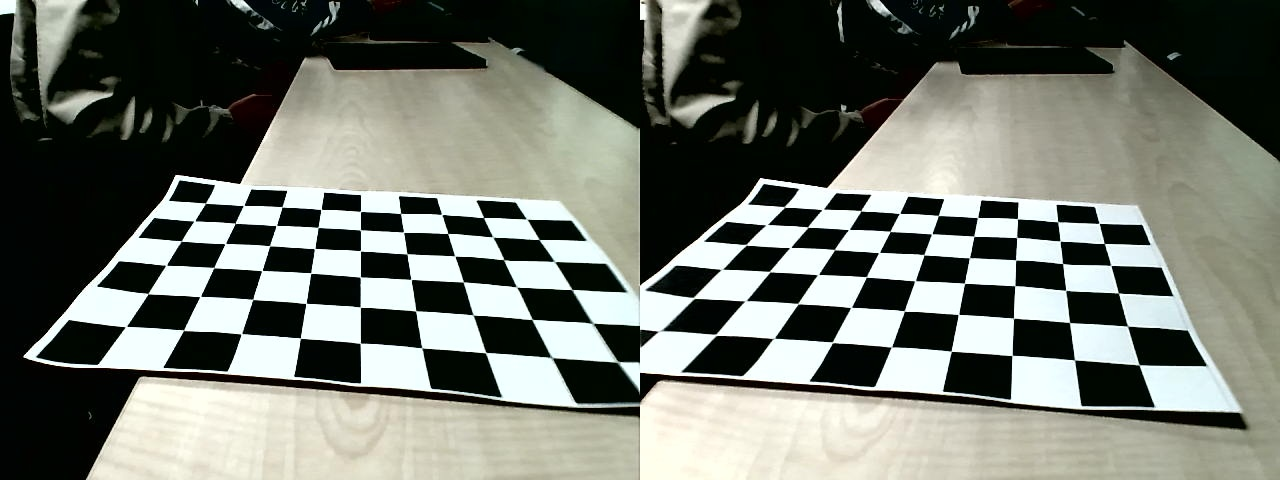
#> input picture 1/mf287_calibration_images/pair_0000_full.jpg, 1280 x 480 px, given in place of the camera
$ python mf287_depth_camera.py   (older library calls are emulated)
#> lines starting #> are read from the running program, lines starting #| are printed output that depends on the picture; after the words box and inside, x2 and y2 are one past the last pixel; in counts of white or black regions, pixels touching at a corner belong together
#!/usr/bin/env python3
"""Generate depth images from the MF287/TB2 UVC stereo camera.

The MF287/TB2 exposes a standard side-by-side video stream instead of a native
depth stream. This program turns that stream into three depth artifacts:

  depth_raw.npy  float32 depth in meters for programs
  depth_mm.png   uint16 depth in millimeters for OpenCV/ROS style workflows
  depth_vis.png  colored visualization for humans
"""

from __future__ import annotations

import argparse
import subprocess
import time
from dataclasses import dataclass
from pathlib import Path

import cv2
import numpy as np


@dataclass
class Calibration:
    image_size: tuple[int, int]
    map_l1: np.ndarray
    map_l2: np.ndarray
    map_r1: np.ndarray
    map_r2: np.ndarray
    q: np.ndarray
    focal_px: float
    baseline_m: float


def parse_args() -> argparse.Namespace:
    parser = argparse.ArgumentParser(description="MF287 depth image generator.")
    parser.add_argument("--device", type=int, default=4, help="Video index, e.g. 4 for /dev/video4.")
    parser.add_argument("--width", type=int, default=2560, help="Full side-by-side capture width.")
    parser.add_argument("--height", type=int, default=720, help="Full side-by-side capture height.")
    parser.add_argument("--fps", type=int, default=30, help="Requested FPS.")
    parser.add_argument("--swap", action="store_true", help="Swap left/right images before matching.")
    parser.add_argument(
        "--no-balance",
        action="store_true",
        help="Do not normalize right-image brightness to the left image before stereo matching.",
    )
    parser.add_argument("--manual-controls", action="store_true", help="Do not reset UVC exposure/white-balance controls.")
    parser.add_argument("--exposure", type=int, default=-1, help="Manual exposure value. -1 keeps auto exposure.")
    parser.add_argument("--gain", type=int, default=0, help="Manual gain value used with --exposure.")
    parser.add_argument("--calib", default="", help="Calibration file from calibrate_mf287.py.")
    parser.add_argument("--output-dir", default="mf287_depth_output", help="Directory for saved depth files.")
    parser.add_argument("--prefix", default="depth", help="File prefix, default writes depth_raw.npy/depth_mm.png/depth_vis.png.")
    parser.add_argument("--save-every", type=int, default=0, help="Auto-save every N frames. 0 saves only on key press.")
    parser.add_argument(
        "--stream-files",
        action="store_true",
        help="Continuously overwrite depth_raw.npy/depth_mm.png/depth_vis.png with the latest frame.",
    )
    parser.add_argument(
        "--stream-every",
        type=int,
        default=1,
        help="When --stream-files is set, write every N frames.",
    )
    parser.add_argument("--max-frames", type=int, default=0, help="Stop after N frames. 0 runs until q/ESC/Ctrl-C.")
    parser.add_argument("--no-preview", action="store_true", help="Run without display windows.")
    parser.add_argument("--max-depth", type=float, default=5.0, help="Maximum valid depth in meters.")
    parser.add_argument("--min-depth", type=float, default=0.35, help="Minimum valid depth in meters.")
    parser.add_argument("--num-disparities", type=int, default=96, help="SGBM disparity range, multiple of 16.")
    parser.add_argument("--block-size", type=int, default=5, help="SGBM block size, odd number >= 3.")
    parser.add_argument("--uniqueness", type=int, default=10, help="SGBM uniqueness ratio.")
    parser.add_argument("--speckle-window", type=int, default=120, help="SGBM speckle window size.")
    parser.add_argument("--speckle-range", type=int, default=2, help="SGBM speckle range.")
    parser.add_argument(
        "--relative-scale",
        type=float,
        default=30.0,
        help="Pseudo focal*baseline value for uncalibrated relative depth preview.",
    )
    return parser.parse_args()


def open_camera(args: argparse.Namespace) -> cv2.VideoCapture:
    configure_uvc_controls(args)
    cap = cv2.VideoCapture(args.device, cv2.CAP_V4L2)
    if not cap.isOpened():
        raise RuntimeError(f"Cannot open /dev/video{args.device}.")
    cap.set(cv2.CAP_PROP_FOURCC, cv2.VideoWriter_fourcc(*"MJPG"))
    cap.set(cv2.CAP_PROP_FRAME_WIDTH, args.width)
    cap.set(cv2.CAP_PROP_FRAME_HEIGHT, args.height)
    cap.set(cv2.CAP_PROP_FPS, args.fps)
    cap.set(cv2.CAP_PROP_BUFFERSIZE, 1)
    if not args.manual_controls:
        cap.set(cv2.CAP_PROP_AUTO_EXPOSURE, 0.75)
        cap.set(cv2.CAP_PROP_AUTO_WB, 1)
    return cap


def configure_uvc_controls(args: argparse.Namespace) -> None:
    if args.manual_controls:
        return

    device = f"/dev/video{args.device}"
    if args.exposure >= 0:
        controls = {
            "auto_exposure": 1,
            "exposure_time_absolute": args.exposure,
            "gain": args.gain,
            "white_balance_automatic": 1,
            "backlight_compensation": 0,
        }
    else:
        controls = {
            "auto_exposure": 3,
            "white_balance_automatic": 1,
            "backlight_compensation": 0,
        }

    cmd = ["v4l2-ctl", "-d", device, "--set-ctrl=" + ",".join(f"{k}={v}" for k, v in controls.items())]
    try:
        subprocess.run(cmd, check=False, stdout=subprocess.DEVNULL, stderr=subprocess.DEVNULL)
    except FileNotFoundError:
        pass


def split_side_by_side(frame: np.ndarray, swap: bool = False) -> tuple[np.ndarray, np.ndarray]:
    mid = frame.shape[1] // 2
    left = frame[:, :mid]
    right = frame[:, mid:]
    if swap:
        return right, left
    return left, right


# [29 lines left out: functions load_calibration, rectify_pair, not called in this run]


def balance_pair_brightness(left: np.ndarray, right: np.ndarray) -> tuple[np.ndarray, np.ndarray]:
    left_gray = cv2.cvtColor(left, cv2.COLOR_BGR2GRAY)
    right_gray = cv2.cvtColor(right, cv2.COLOR_BGR2GRAY)
    left_mean = float(left_gray.mean())
    right_mean = float(right_gray.mean())
    if right_mean < 1.0:
        return left, right
    scale = np.clip(left_mean / right_mean, 0.5, 2.5)
    balanced_right = cv2.convertScaleAbs(right, alpha=scale, beta=0)
    return left, balanced_right


def create_matcher(args: argparse.Namespace) -> cv2.StereoSGBM:
    block_size = max(3, args.block_size | 1)
    num_disparities = max(16, (args.num_disparities // 16) * 16)
    return cv2.StereoSGBM_create(
        minDisparity=0,
        numDisparities=num_disparities,
        blockSize=block_size,
        P1=8 * 3 * block_size * block_size,
        P2=32 * 3 * block_size * block_size,
        disp12MaxDiff=1,
        uniquenessRatio=args.uniqueness,
        speckleWindowSize=args.speckle_window,
        speckleRange=args.speckle_range,
        preFilterCap=31,
        mode=cv2.STEREO_SGBM_MODE_SGBM_3WAY,
    )


def compute_disparity(left: np.ndarray, right: np.ndarray, matcher: cv2.StereoMatcher) -> np.ndarray:
    gray_left = cv2.cvtColor(left, cv2.COLOR_BGR2GRAY)
    gray_right = cv2.cvtColor(right, cv2.COLOR_BGR2GRAY)
    disparity = matcher.compute(gray_left, gray_right).astype(np.float32) / 16.0
    disparity[disparity <= 0.0] = np.nan
    return disparity


def disparity_to_depth(
    disparity: np.ndarray,
    calib: Calibration | None,
    relative_scale: float,
    min_depth: float,
    max_depth: float,
) -> np.ndarray:
    if calib is not None:
        scale = calib.focal_px * calib.baseline_m
    else:
        scale = relative_scale

    depth = scale / disparity
    invalid = ~np.isfinite(depth) | (depth < min_depth) | (depth > max_depth)
    depth = depth.astype(np.float32)
    depth[invalid] = 0.0
    return depth


def make_depth_mm(depth_m: np.ndarray) -> np.ndarray:
    depth_mm = np.clip(depth_m * 1000.0, 0.0, 65535.0)
    return depth_mm.astype(np.uint16)


def make_depth_vis(depth_m: np.ndarray, min_depth: float, max_depth: float) -> np.ndarray:
    valid = depth_m > 0.0
    normalized = np.zeros(depth_m.shape, dtype=np.uint8)
    if np.any(valid):
        clipped = np.clip(depth_m, min_depth, max_depth)
        normalized = ((max_depth - clipped) * 255.0 / max(max_depth - min_depth, 1e-6)).astype(np.uint8)
        normalized[~valid] = 0
    vis = cv2.applyColorMap(normalized, cv2.COLORMAP_TURBO)
    vis[~valid] = (0, 0, 0)
    return vis


def make_disparity_vis(disparity: np.ndarray) -> np.ndarray:
    valid = np.isfinite(disparity) & (disparity > 0.0)
    normalized = np.zeros(disparity.shape, dtype=np.uint8)
    if np.any(valid):
        lo = float(np.percentile(disparity[valid], 3))
        hi = float(np.percentile(disparity[valid], 97))
        if hi <= lo:
            hi = lo + 1.0
        normalized = np.clip((disparity - lo) * 255.0 / (hi - lo), 0, 255).astype(np.uint8)
        normalized[~valid] = 0
    vis = cv2.applyColorMap(normalized, cv2.COLORMAP_TURBO)
    vis[~valid] = (0, 0, 0)
    return vis


def draw_hud(image: np.ndarray, text: str, detail: str, stats: str) -> None:
    cv2.rectangle(image, (8, 8), (1050, 102), (0, 0, 0), -1)
    cv2.putText(image, text, (20, 38), cv2.FONT_HERSHEY_SIMPLEX, 0.7, (255, 255, 255), 2, cv2.LINE_AA)
    cv2.putText(
        image,
        detail,
        (20, 64),
        cv2.FONT_HERSHEY_SIMPLEX,
        0.52,
        (230, 230, 230),
        1,
        cv2.LINE_AA,
    )
    cv2.putText(
        image,
        stats,
        (20, 90),
        cv2.FONT_HERSHEY_SIMPLEX,
        0.52,
        (230, 230, 230),
        1,
        cv2.LINE_AA,
    )


def image_stats(left: np.ndarray, right: np.ndarray, depth_mm: np.ndarray) -> tuple[float, float, float]:
    gray_left = cv2.cvtColor(left, cv2.COLOR_BGR2GRAY)
    gray_right = cv2.cvtColor(right, cv2.COLOR_BGR2GRAY)
    valid_ratio = 100.0 * float(np.count_nonzero(depth_mm)) / float(depth_mm.size)
    return float(gray_left.mean()), float(gray_right.mean()), valid_ratio


# [42 lines left out: functions save_depth_outputs, write_latest_outputs, not called in this run]


def main() -> int:
    args = parse_args()
    output_dir = Path(args.output_dir)
    cap = open_camera(args)
    matcher = create_matcher(args)
    calib: Calibration | None = None
    loaded_calib = False
    frame_index = 0
    save_index = 0
    last_time = time.monotonic()
    last_report_time = time.monotonic()
    fps = 0.0
    stream_every = max(1, args.stream_every)

    try:
        while True:
            ok, frame = cap.read()
#> frame is the input picture: shape (480, 1280, 3); mean B, G, R 107.5, 116, 111.9
            if not ok or frame is None:
                print("No frame received.")
                time.sleep(0.1)
                continue

            left, right = split_side_by_side(frame, args.swap)
#> in split_side_by_side, `right = frame[:, mid:]`:
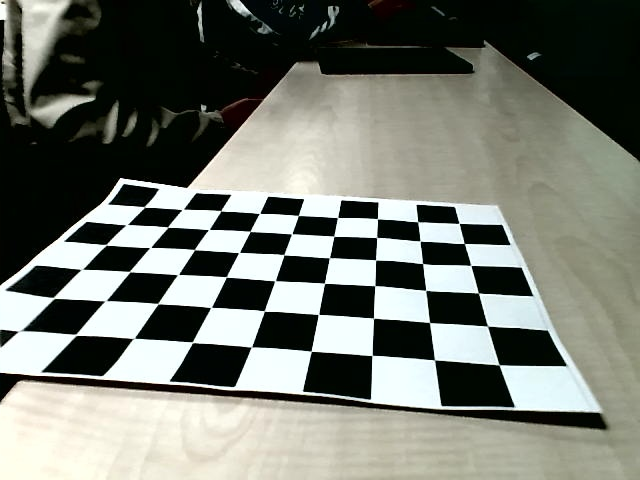
#> right: shape (480, 640, 3); mean B, G, R 111.9, 120.4, 116.6
            per_eye_size = (left.shape[1], left.shape[0])
            if args.calib and not loaded_calib:
                calib = load_calibration(args.calib, per_eye_size)
                loaded_calib = True
                print(f"Loaded calibration: {args.calib}")
                print(f"Metric depth enabled. Baseline: {calib.baseline_m * 1000.0:.3f} mm")
            if calib is not None:
                left, right = rectify_pair(left, right, calib)
            if not args.no_balance:
                left, right = balance_pair_brightness(left, right)
#> in balance_pair_brightness, `left_mean = float(left_gray.mean())`: left_mean = 109.3
#> in balance_pair_brightness, `right_mean = float(right_gray.mean())`: right_mean = 118.3
#> in balance_pair_brightness, `scale = np.clip(left_mean / right_mean, 0.5, 2.5)`: scale = 0.923

            disparity = compute_disparity(left, right, matcher)
            depth_m = disparity_to_depth(disparity, calib, args.relative_scale, args.min_depth, args.max_depth)
#> in disparity_to_depth, `invalid = ~np.isfinite(depth) | (depth < min_depth) | (depth > max_dep..`:
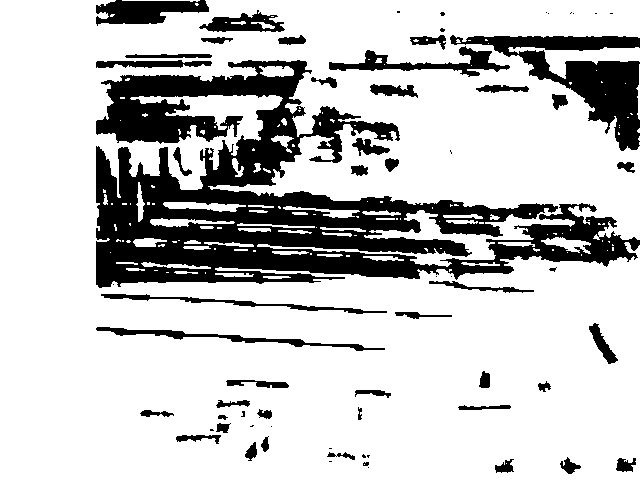
#> invalid: shape (480, 640) bool; 77.8% white; 66 black regions (22 under 20 px), largest, box (x1, y1, x2, y2) and area: (96, 60, 640, 288) 47470, (450, 35, 640, 151) 7178, (96, 0, 209, 26) 1886
            depth_mm = make_depth_mm(depth_m)
            depth_vis = make_depth_vis(depth_m, args.min_depth, args.max_depth)
            disparity_vis = make_disparity_vis(disparity)
#> in make_disparity_vis, `valid = np.isfinite(disparity) & (disparity > 0.0)`:
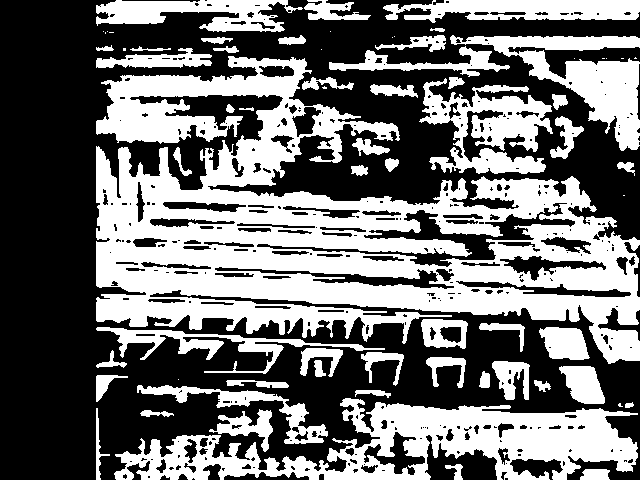
#> valid: shape (480, 640) bool; 43.8% white; 69 white regions (18 under 20 px), largest, box (x1, y1, x2, y2) and area: (96, 56, 640, 364) 72074, (114, 398, 638, 480) 19293, (450, 35, 640, 151) 7195
#> in make_disparity_vis, `lo = float(np.percentile(disparity[valid], 3))`: lo = 4.12
#> in make_disparity_vis, `hi = float(np.percentile(disparity[valid], 97))`: hi = 95
#> in make_disparity_vis, `vis[~valid] = (0, 0, 0)`:
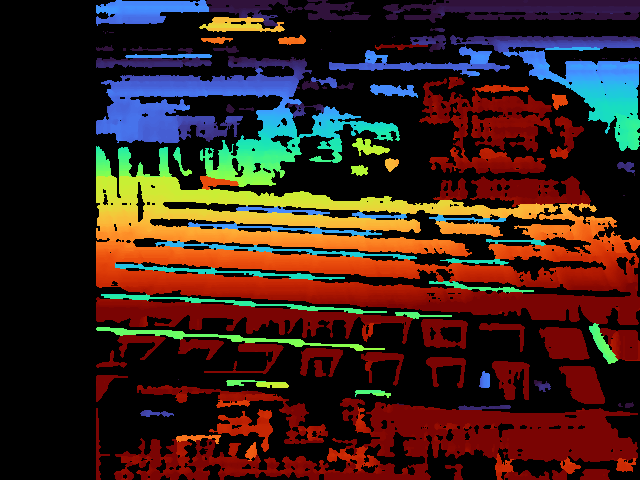
#> vis: shape (480, 640, 3); mean B, G, R 27.5, 34.9, 59.1

            now = time.monotonic()
            dt = now - last_time
            last_time = now
            if dt > 0:
                fps = fps * 0.85 + (1.0 / dt) * 0.15

            should_save = args.save_every > 0 and frame_index % args.save_every == 0
            if should_save:
                save_depth_outputs(
                    output_dir, args.prefix, depth_m, depth_mm, depth_vis, left, right, disparity_vis, True, save_index
                )
                save_index += 1

            if args.stream_files and frame_index % stream_every == 0:
                write_latest_outputs(output_dir, args.prefix, depth_m, depth_mm, depth_vis)
                if args.no_preview and now - last_report_time >= 1.0:
                    valid_ratio = 100.0 * float(np.count_nonzero(depth_mm)) / float(depth_mm.size)
                    print(
                        f"streaming latest depth | frame {frame_index} | FPS {fps:4.1f} | "
                        f"valid {valid_ratio:4.1f}% | {output_dir}"
                    )
                    last_report_time = now

            if not args.no_preview:
                left_mean, right_mean, valid_ratio = image_stats(left, right, depth_mm)
#> in image_stats, `valid_ratio = 100.0 * float(np.count_nonzero(depth_mm)) / float(depth_..`: valid_ratio = 22.2
#> left_mean = 109.3; right_mean = 109.2; valid_ratio = 22.2
                preview_left = cv2.resize(left, (640, 360), interpolation=cv2.INTER_AREA)
                preview_right = cv2.resize(right, (640, 360), interpolation=cv2.INTER_AREA)
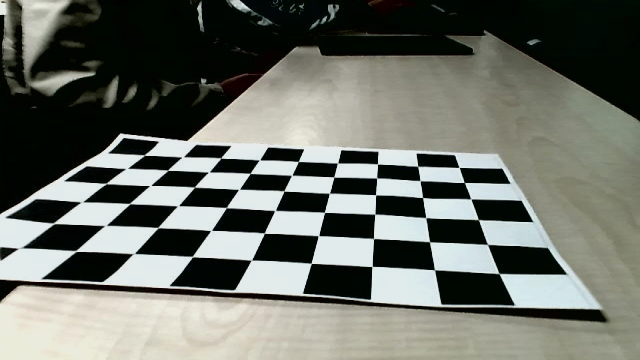
#> preview_right: shape (360, 640, 3); mean B, G, R 103.3, 111.2, 107.7
                stereo_preview = np.hstack((preview_left, preview_right))
                mode = "metric depth" if calib is not None else "relative depth, calibrate for meters"
                output_mode = "streaming latest files" if args.stream_files else "press s to save files"
                draw_hud(
                    stereo_preview,
                    f"/dev/video{args.device} {frame.shape[1]}x{frame.shape[0]} FPS {fps:4.1f} | {mode}",
                    f"{output_mode} | q/ESC quit | disp {max(16, (args.num_disparities // 16) * 16)} | depth {args.min_depth:.2f}-{args.max_depth:.1f}m",
                    f"valid depth {valid_ratio:4.1f}% | left brightness {left_mean:5.1f} | right brightness {right_mean:5.1f}",
                )
#> in draw_hud, `cv2.putText( image, stats, (20, 90), cv2.FONT_HERSHEY_SIMPLEX, 0.52, (..`:
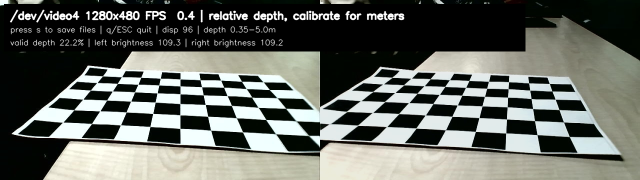
#> image: shape (360, 1280, 3) (shown at 1/2 size); mean B, G, R 97.5, 103.8, 100.5
                cv2.imshow("MF287 left | right", stereo_preview)
                cv2.imshow("MF287 depth_vis", cv2.resize(depth_vis, (640, 360), interpolation=cv2.INTER_AREA))
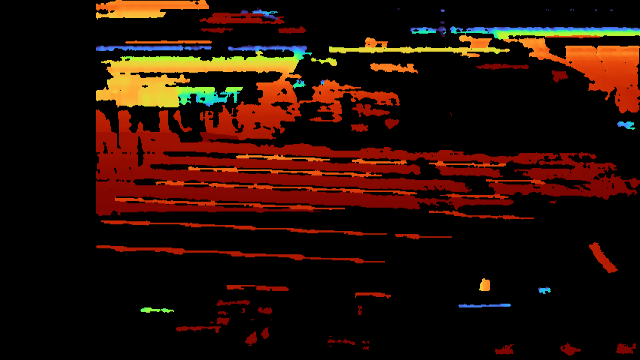
#> window 'MF287 depth_vis': shape (360, 640, 3); mean B, G, R 5.4, 14.3, 37.9

                key = cv2.waitKey(1) & 0xFF
#> (key q is pressed here)
                if key in (27, ord("q")):
                    break
                if key == ord("s"):
                    save_depth_outputs(
                        output_dir, args.prefix, depth_m, depth_mm, depth_vis, left, right, disparity_vis, False, 0
                    )

            frame_index += 1
            if args.no_preview and args.save_every == 0:
                if args.stream_files:
                    if args.max_frames > 0 and frame_index >= args.max_frames:
                        break
                else:
                    save_depth_outputs(
                        output_dir, args.prefix, depth_m, depth_mm, depth_vis, left, right, disparity_vis, False, 0
                    )
                    break
            elif args.max_frames > 0 and frame_index >= args.max_frames:
                break
    finally:
        cap.release()
        cv2.destroyAllWindows()

    return 0


if __name__ == "__main__":
    raise SystemExit(main())
#> (the program exits here)

$ run again, on 1/mf287_calibration_images/pair_0001_full.jpg
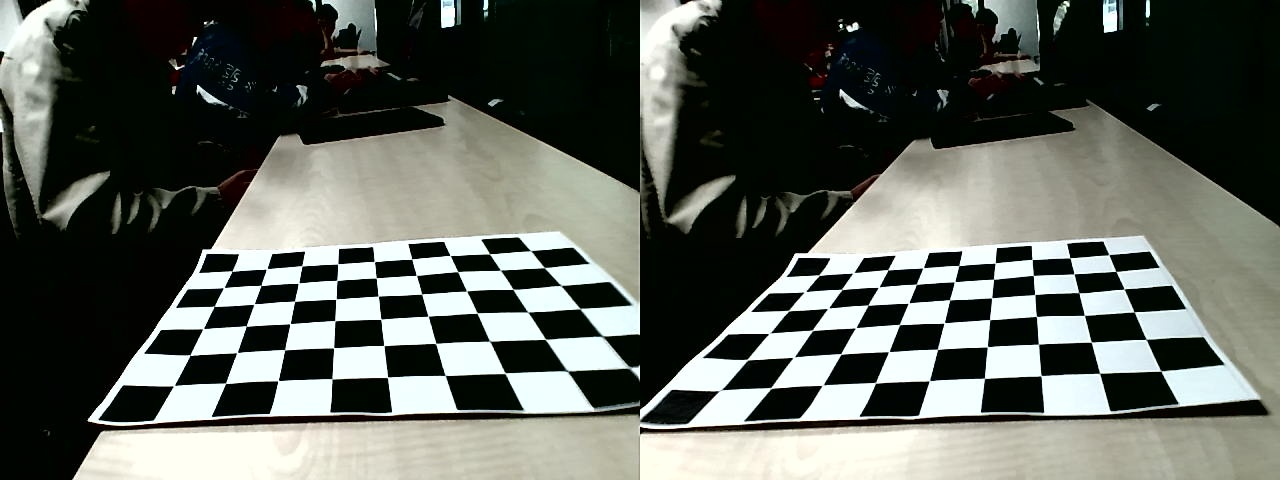
#> input picture 1/mf287_calibration_images/pair_0001_full.jpg, 1280 x 480 px, given in place of the camera
#> in main, frame is the input picture: shape (480, 1280, 3); mean B, G, R 90.3, 97.2, 93.1
#> in balance_pair_brightness, `left_mean = float(left_gray.mean())`: left_mean = 93.26
#> in balance_pair_brightness, `right_mean = float(right_gray.mean())`: right_mean = 97.07
#> scale = 0.961
#> in disparity_to_depth, `invalid = ~np.isfinite(depth) | (depth < min_depth) | (depth > max_dep..`:
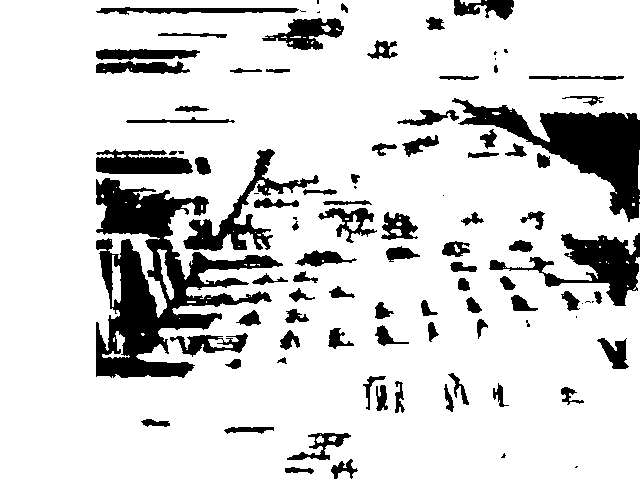
#> invalid: shape (480, 640) bool; 83.7% white; 98 black regions (18 under 20 px), largest, box (x1, y1, x2, y2) and area: (96, 178, 283, 378) 14384, (452, 98, 640, 222) 7805, (489, 233, 640, 306) 3672
#> lo = 1.5
#> hi = 95
#> in image_stats, `valid_ratio = 100.0 * float(np.count_nonzero(depth_mm)) / float(depth_..`: valid_ratio = 16.26
#> in main, `left_mean, right_mean, valid_ratio = image_stats(left, right, depth_mm)`: left_mean = 93.26; right_mean = 93.3; valid_ratio = 16.26
#> in main, `cv2.imshow("MF287 depth_vis", cv2.resize(depth_vis, (640, 360), interp..`:
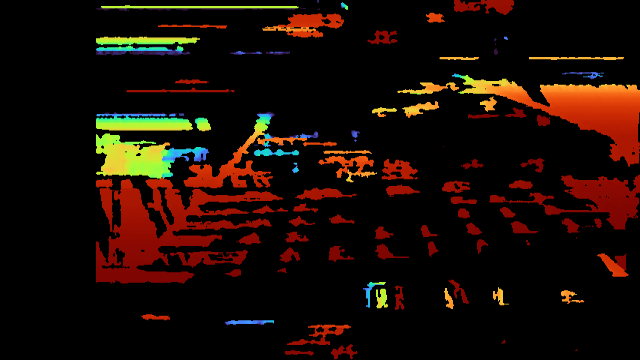
#> window 'MF287 depth_vis': shape (360, 640, 3); mean B, G, R 4.6, 12.1, 27.2
